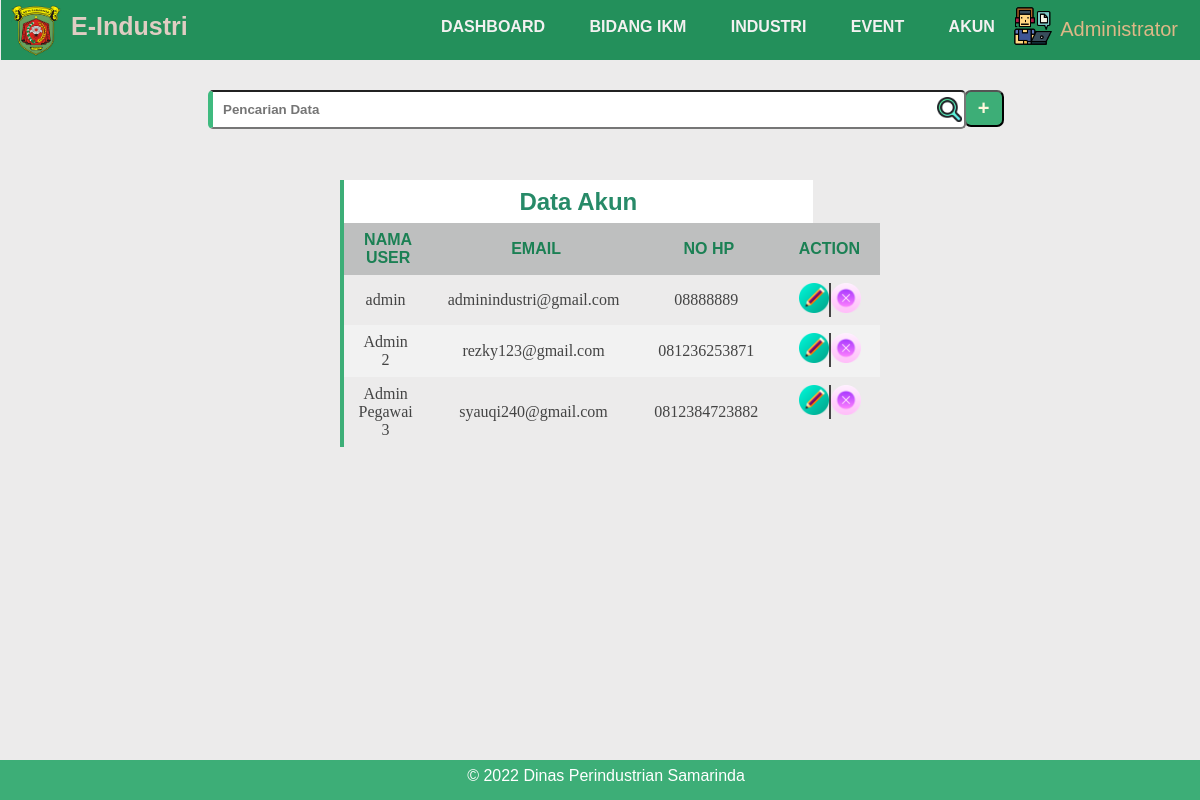
The page /admin/akun.php (signed in) on the database its author committed.
### tables this page shows
CREATE TABLE `akun` (
  `kode_user` varchar(11) NOT NULL,
  `username` varchar(20) NOT NULL,
  `nama_user` varchar(30) NOT NULL,
  `password` varchar(20) NOT NULL,
  `email` text NOT NULL,
  `no_hp` varchar(20) NOT NULL,
  `level` varchar(20) NOT NULL
);

### admin/akun.php (the view, shortened to what this page needs)
<?php
include '../konek.php';
if (isset($_SESSION['superadmin'])) {
	$query = "SELECT * FROM `akun`";
	$exc = $konek->query($query);
} else {
	header("location:../login.php");
}
?>
<!DOCTYPE html>
<html lang="en">
<head>
	<link href="../css/index-admin.css" rel="stylesheet" type="text/css" />
</head>
<body>
		<div class="header-admin">
				<div class="corner-header">
					<li class="logo-admin"><img src="../image/dinas_kaltim.png" alt="" style="width: 50px;"></li>
					<ul class="title-app">E-Industri</ul>
					<ul class="navbar-admin">
						<li><a href="admin-dashboard.php">Dashboard</a></li>
						<li><a href="bidang_ikm.php">Bidang IKM</a></li>
						<li><a href="industri.php">Industri</a></li>
						<li><a href="event.php">Event</a></li>
						<li><a href="akun.php">Akun</a></li>
					</ul>
				</div>
				<div class="ikon-profil">
				<img src="../image/worker.png">
				<li class="dropdown" style="margin-right: -165px">Administrator
				</li>
			</div>
		</div>
		<div class="data">
			<form method="post" action="">
                <input style="font-weight:700; width: 80%; text-decoration: none; padding: 10px 10px; border-radius: 5px; border-left: 5px solid rgb(63, 186, 127); margin-top: -40px;" type="text" name="keyword" placeholder="Pencarian Data" autocomplete="off">
				<img src="../image/search.png" alt="" style="width: 25px; margin-left: 77%; display:block; margin-top: -32px;">
            </form>
			<button type="submit" class="tambah-data"><a href="tambah_akun.php">+</a></button>
		</div>
		<div class="tabel-content">
			<h2 style="width: 40%;margin-left: 28%;">Data Akun</h2>
			<table cellpadding="0" cellspacing="0" style="width: 40%;margin-left: 28%;text-align: center">
				<tbody style="text-align: center;font-size: 16px;">
					<tr>
						<th>Nama User</th>
						<th>Email</th>
                        <th>No HP</th>
						<th>Action</th>
					</tr>
				<tbody style="font-size: 16px;">
					<?php foreach ($exc as $row): ?>
					<tr>
                        <td style="padding-left: 15px;"><?= $row['nama_user'] ?></td>
						<td style="padding-left: 15px;"><?= $row['email'] ?></td>
						<td style="padding-left: 15px;"><?= $row['no_hp'] ?></td>
						<td style="text-align: center;display: flex;">
							<div style="width: 50%"><a href="edit_akun.php?kode_user=<?= $row['kode_user'] ?>"><img src="../image/edit.png" alt=""></a></div>
							<div style="width: 50%;border-left: 2px solid"><a href="hapus_akun.php?kode_user=<?= $row['kode_user'] ?>"><img src="../image/delete.png" alt=""></a></div>
						</td>
					</tr>
					<?php endforeach ?>
				</tbody>
			</table>
		</div>
	<footer style="position:fixed;bottom: 0">
		<p align="middle" style="margin-top: 7px;position:relative;">© 2022 Dinas Perindustrian Samarinda</p>
	</footer>
</body>
</html>

### css/index-admin.css (style rules this page uses)
*, *:before, *:after { box-sizing: border-box; }
body { background-color: rgb(236, 235, 235); }
.header-admin { position: fixed; background: rgb(35, 144, 91); width: 101%; height: 60px; margin-left: -7px; margin-right: 10px; top: 0; }
.logo-admin { display: block; margin-left: 10px; margin-top: 4px; }
.title-app { margin-top: -55px; margin-left: 30px; color: #e0cdc3; font-weight: 900; font-size: 25px; font-family:'Trebuchet MS', 'Lucida Sans Unicode', 'Lucida Grande', 'Lucida Sans', Arial, sans-serif; margin-right: 10px; }
.navbar-admin { margin-left: 400px; margin-bottom: -20px; margin-top: -53px; padding: 0px; text-transform: uppercase; font-family: 'Gill Sans', 'Gill Sans MT', Calibri, 'Trebuchet MS', sans-serif; font-weight: bolder; }
.corner-header { background-color:white(44, 44, 44); color: Black; }
.corner-header img { width: 70px; display: block; margin-bottom: 10px; }
.corner-header ul li { margin-left: 30px; display:inline-block; font-size: 16px; margin-top: 5px; }
.corner-header a { color:rgb(243, 241, 241); text-decoration: none; transition: .3s; font-family:Verdana, Geneva, Tahoma, sans-serif; margin-top: 10px; margin-left: 10px; }
.ikon-profil { position:relative; line-height:3; margin:0; padding:0; list-style-type:none; list-style-position:inside; z-index: 2; }
.ikon-profil img { width: 40px; float: right; margin-right: 160px; margin-top: -10px; }
.dropdown { color: burlywood; float: right; margin-right: -130px; font-size: 20px; font-family: 'Franklin Gothic Medium', 'Arial Narrow', Arial, sans-serif; margin-top: -17px; text-transform: capitalize; }
footer { font-family: 'Libre Franklin', sans-serif; background-color: rgb(61, 174, 119); color: white; width: 101%; margin-left: -8px; height: 40px; margin-top: 24%; position: fixed; }
.data { margin-top: 100px; margin-bottom: 10px; text-align: left; width: 80%; margin-left: 200px; }
.tambah-data { background-color: rgb(61, 174, 119); border-radius: 7px; width: 40px; padding: 5px 10px; float: right; margin-right: 16%; margin-top: -50px; cursor: pointer; }
.tambah-data a { text-decoration: none; font-weight: bold; color: cornsilk; font-size: 20px; }
.tabel-content { margin-top: 40px; }
.tabel-content h2 { padding: 8px 20px; text-align: center; background-color: white; width: 45%; margin-top: 20px; border-left: 4px solid rgb(61, 174, 119); font-weight: bolder; margin-bottom: -1px; margin-left: 25%; font-family:'Gill Sans', 'Gill Sans MT', Calibri, 'Trebuchet MS', sans-serif; color: rgb(39, 138, 104); }
.tabel-content table { color: #444; border-collapse:separate; width: 40%; border-left: 4px solid rgb(61, 174, 119); }
.tabel-content tr th { background: #bebfbf; color: rgb(27, 128, 84); font-weight: bolder; font-family:Verdana, Geneva, Tahoma, sans-serif; text-transform: uppercase; }
.tabel-content th, td { padding: 8px 20px; text-align: center; }
.tabel-content tr:nth-child(even) { background-color: #f2f2f2; }
.tabel-content img { width: 30px; }

### rows shown on the page
akun: nama_user "admin", email "adminindustri@gmail.com", no_hp "08888889"
akun: nama_user "Admin 2", email "rezky123@gmail.com", no_hp "081236253871"
akun: nama_user "Admin Pegawai 3", email "syauqi240@gmail.com", no_hp "0812384723882"
